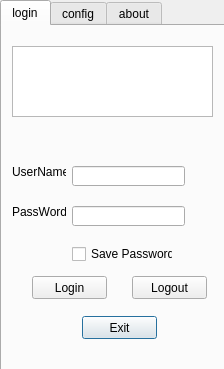
<?xml version="1.0" encoding="UTF-8"?>
<ui version="4.0">
 <class>MainBoard</class>
 <widget class="QDialog" name="MainBoard">
  <property name="geometry">
   <rect>
    <x>0</x>
    <y>0</y>
    <width>224</width>
    <height>369</height>
   </rect>
  </property>
  <property name="windowTitle">
   <string>Dialog</string>
  </property>
  <widget class="QTabWidget" name="tabs">
   <property name="geometry">
    <rect>
     <x>0</x>
     <y>0</y>
     <width>231</width>
     <height>371</height>
    </rect>
   </property>
   <property name="tabShape">
    <enum>QTabWidget::Rounded</enum>
   </property>
   <property name="currentIndex">
    <number>0</number>
   </property>
   <widget class="QWidget" name="tab1">
    <attribute name="title">
     <string>login</string>
    </attribute>
    <widget class="QLabel" name="label_2">
     <property name="geometry">
      <rect>
       <x>10</x>
       <y>180</y>
       <width>54</width>
       <height>12</height>
      </rect>
     </property>
     <property name="text">
      <string>PassWord</string>
     </property>
    </widget>
    <widget class="QLineEdit" name="user">
     <property name="geometry">
      <rect>
       <x>70</x>
       <y>140</y>
       <width>113</width>
       <height>20</height>
      </rect>
     </property>
    </widget>
    <widget class="QLabel" name="label">
     <property name="geometry">
      <rect>
       <x>10</x>
       <y>140</y>
       <width>54</width>
       <height>12</height>
      </rect>
     </property>
     <property name="text">
      <string>UserName</string>
     </property>
    </widget>
    <widget class="QPushButton" name="exitButton">
     <property name="geometry">
      <rect>
       <x>80</x>
       <y>290</y>
       <width>75</width>
       <height>23</height>
      </rect>
     </property>
     <property name="text">
      <string>Exit</string>
     </property>
    </widget>
    <widget class="QPushButton" name="loginButton">
     <property name="geometry">
      <rect>
       <x>30</x>
       <y>250</y>
       <width>75</width>
       <height>23</height>
      </rect>
     </property>
     <property name="text">
      <string>Login</string>
     </property>
     <property name="default">
      <bool>false</bool>
     </property>
     <property name="flat">
      <bool>false</bool>
     </property>
    </widget>
    <widget class="QLineEdit" name="pswd">
     <property name="geometry">
      <rect>
       <x>70</x>
       <y>180</y>
       <width>113</width>
       <height>20</height>
      </rect>
     </property>
     <property name="echoMode">
      <enum>QLineEdit::Password</enum>
     </property>
    </widget>
    <widget class="QCheckBox" name="savebox">
     <property name="geometry">
      <rect>
       <x>70</x>
       <y>220</y>
       <width>101</width>
       <height>16</height>
      </rect>
     </property>
     <property name="text">
      <string>Save Password</string>
     </property>
    </widget>
    <widget class="QTextBrowser" name="infobox">
     <property name="geometry">
      <rect>
       <x>10</x>
       <y>20</y>
       <width>201</width>
       <height>71</height>
      </rect>
     </property>
    </widget>
    <widget class="QPushButton" name="logoutButton">
     <property name="geometry">
      <rect>
       <x>130</x>
       <y>250</y>
       <width>75</width>
       <height>23</height>
      </rect>
     </property>
     <property name="text">
      <string>Logout</string>
     </property>
     <property name="default">
      <bool>false</bool>
     </property>
     <property name="flat">
      <bool>false</bool>
     </property>
    </widget>
   </widget>
   <widget class="QWidget" name="tab2">
    <attribute name="title">
     <string>config</string>
    </attribute>
   </widget>
   <widget class="QWidget" name="tab3">
    <attribute name="title">
     <string>about</string>
    </attribute>
    <widget class="QLabel" name="label_3">
     <property name="geometry">
      <rect>
       <x>20</x>
       <y>30</y>
       <width>121</width>
       <height>16</height>
      </rect>
     </property>
     <property name="text">
      <string>Author: GingerWine</string>
     </property>
    </widget>
    <widget class="QLabel" name="label_4">
     <property name="geometry">
      <rect>
       <x>20</x>
       <y>60</y>
       <width>111</width>
       <height>16</height>
      </rect>
     </property>
     <property name="text">
      <string>Version: 0.1 alpha</string>
     </property>
    </widget>
   </widget>
  </widget>
 </widget>
 <resources/>
 <connections>
  <connection>
   <sender>exitButton</sender>
   <signal>clicked()</signal>
   <receiver>MainBoard</receiver>
   <slot>close()</slot>
   <hints>
    <hint type="sourcelabel">
     <x>119</x>
     <y>322</y>
    </hint>
    <hint type="destinationlabel">
     <x>111</x>
     <y>184</y>
    </hint>
   </hints>
  </connection>
 </connections>
</ui>
